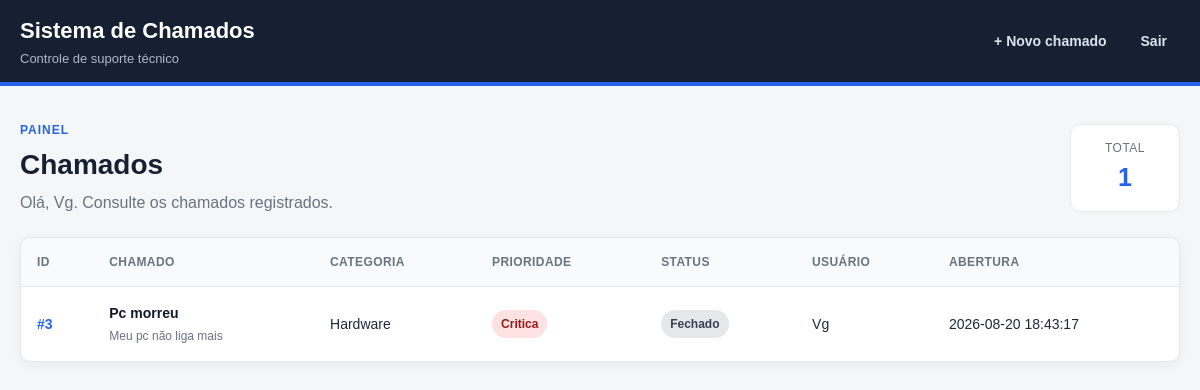
/chamados (signed in), run on the app's committed database.
### tables this page shows
CREATE TABLE chamado (
    id INTEGER PRIMARY KEY AUTOINCREMENT,
    titulo TEXT NOT NULL,
    descricao TEXT NOT NULL,
    prioridade TEXT NOT NULL
        CHECK (prioridade IN ('Baixa', 'Media', 'Alta', 'Critica')),
    status TEXT NOT NULL DEFAULT 'Aberto'
        CHECK (status IN ('Aberto', 'Em andamento', 'Resolvido', 'Fechado')),
    data_abertura TEXT NOT NULL DEFAULT CURRENT_TIMESTAMP,
    data_fechamento TEXT,
    usuario_id INTEGER NOT NULL,
    categoria_id INTEGER NOT NULL,
    FOREIGN KEY (usuario_id) REFERENCES usuario(id),
    FOREIGN KEY (categoria_id) REFERENCES categoria(id)
);

CREATE TABLE categoria (
    id INTEGER PRIMARY KEY AUTOINCREMENT,
    nome TEXT NOT NULL UNIQUE
);

CREATE TABLE usuario (
    id INTEGER PRIMARY KEY AUTOINCREMENT,
    nome TEXT NOT NULL,
    email TEXT NOT NULL UNIQUE,
    senha TEXT NOT NULL,
    perfil TEXT NOT NULL DEFAULT 'usuario'
        CHECK (perfil IN ('usuario', 'analista'))
);

### app.py (the view)
@app.route("/chamados")
@login_required
def chamados():
    connection = get_db_connection()
    if session["usuario_perfil"] == "analista":
        chamados = connection.execute(
            """
            SELECT
                chamado.id,
                chamado.titulo,
                chamado.descricao,
                chamado.prioridade,
                chamado.status,
                chamado.data_abertura,
                usuario.nome AS usuario,
                categoria.nome AS categoria
            FROM chamado

            INNER JOIN usuario
                ON chamado.usuario_id = usuario.id

            INNER JOIN categoria
                ON chamado.categoria_id = categoria.id

            ORDER BY chamado.id DESC
            """
        ).fetchall()
    else:
        chamados = connection.execute(
            """
            SELECT
                chamado.id,
                chamado.titulo,
                chamado.descricao,
                chamado.prioridade,
                chamado.status,
                chamado.data_abertura,
                usuario.nome AS usuario,
                categoria.nome AS categoria
            FROM chamado

            INNER JOIN usuario
                ON chamado.usuario_id = usuario.id

            INNER JOIN categoria
                ON chamado.categoria_id = categoria.id

            WHERE chamado.usuario_id = ?

            ORDER BY chamado.id DESC
            """,
            (session["usuario_id"],)
        ).fetchall()
    connection.close()
    return render_template(
        "chamados.html",
        chamados=chamados
    )

### app.py (called while the page is built)
def login_required(view):
    @wraps(view)
    def wrapped_view(*args, **kwargs):
        if "usuario_id" not in session:
            return redirect(url_for("login"))
        return view(*args, **kwargs)
    return wrapped_view

### database.py (called while the page is built)
def get_db_connection():
    connection = sqlite3.connect(DATABASE)
    connection.row_factory = sqlite3.Row
    connection.execute("PRAGMA foreign_keys = ON")
    return connection

### templates/chamados.html (shortened to what this page needs)
<!DOCTYPE html>
<html lang="pt-BR">
<head>
    <link
        rel="stylesheet"
        href="{{ url_for('static', filename='css/style.css') }}"
    >
</head>
<body>
    <header class="topbar">
        <div class="container topbar-content">
            <div>
                <h1>Sistema de Chamados</h1>
                <p>Controle de suporte técnico</p>
            </div>
            <nav class="nav-menu">
                <a href="{{ url_for('chamado') }}">
                    + Novo chamado
                </a>
                <a href="{{ url_for('logout') }}">
                    Sair
                </a>
            </nav>
        </div>
    </header>
    <main class="container">
        <section class="page-header">
            <div>
                <span class="page-label">PAINEL</span>
                <h2>Chamados</h2>
                <p>
                    Olá, {{ session["usuario_nome"] }}.
                    Consulte os chamados registrados.
                </p>
            </div>
            <div class="total-card">
                <span>Total</span>
                <strong>{{ chamados|length }}</strong>
            </div>
        </section>
        <section class="card">
            {% if chamados %}
                <div class="table-container">
                    <table>
                        <thead>
                            <tr>
                                <th>ID</th>
                                <th>Chamado</th>
                                <th>Categoria</th>
                                <th>Prioridade</th>
                                <th>Status</th>
                                <th>Usuário</th>
                                <th>Abertura</th>
                            </tr>
                        </thead>
                        <tbody>
                            {% for chamado in chamados %}
                                <tr>
                                    <td>
                                        <a
                                            href="{{ url_for('detalhes_chamado', chamado_id=chamado.id) }}"
                                            class="ticket-id">
                                            #{{ chamado.id }}
                                        </a>
                                    </td>
                                    <td>
                                        <div class="ticket-title">
                                            {{ chamado.titulo }}
                                        </div>
                                        <div class="ticket-description">
                                            {{ chamado.descricao }}
                                        </div>
                                    </td>
                                    <td>
                                        {{ chamado.categoria }}
                                    </td>
                                    <td>
                                        <span class="badge priority-{{ chamado.prioridade|lower }}">
                                            {{ chamado.prioridade }}
                                        </span>
                                    </td>
                                    <td>
                                        <span class="badge status-{{ chamado.status|lower|replace(' ', '-') }}">
                                            {{ chamado.status }}
                                        </span>
                                    </td>
                                    <td>
                                        {{ chamado.usuario }}
                                    </td>
                                    <td>
                                        {{ chamado.data_abertura }}
                                    </td>
                                </tr>
                            {% endfor %}
                        </tbody>
                    </table>
                </div>
            {% endif %}
        </section>
    </main>
</body>
</html>

### static/css/style.css (style rules this page uses)
* { margin: 0; padding: 0; box-sizing: border-box; }
body { font-family: Arial, Helvetica, sans-serif; background: #f4f6f8; color: #1f2937; line-height: 1.5; }
a { text-decoration: none; }
.container { width: min(1200px, calc(100% - 40px)); margin: 0 auto; }
.topbar { background: #172033; color: white; border-bottom: 4px solid #2563eb; }
.topbar-content { min-height: 82px; display: flex; align-items: center; justify-content: space-between; gap: 20px; }
.topbar h1 { font-size: 22px; font-weight: 700; }
.topbar p { margin-top: 2px; color: #aeb8c8; font-size: 13px; }
.page-header { display: flex; justify-content: space-between; align-items: center; gap: 20px; margin: 35px 0 22px; }
.page-label { display: block; margin-bottom: 5px; color: #2563eb; font-size: 12px; font-weight: 700; letter-spacing: 1px; }
.page-header h2 { font-size: 28px; color: #172033; }
.page-header p { margin-top: 5px; color: #6b7280; }
.card { background: white; border: 1px solid #e5e7eb; border-radius: 10px; box-shadow: 0 3px 12px rgba(0, 0, 0, 0.05); overflow: hidden; }
.total-card { min-width: 110px; padding: 14px 20px; text-align: center; background: white; border: 1px solid #e5e7eb; border-radius: 10px; }
.total-card span { display: block; color: #6b7280; font-size: 12px; text-transform: uppercase; letter-spacing: 0.5px; }
.total-card strong { display: block; margin-top: 2px; color: #2563eb; font-size: 25px; }
.table-container { width: 100%; overflow-x: auto; }
table { width: 100%; border-collapse: collapse; min-width: 900px; }
thead { background: #f8fafc; }
th { padding: 15px 16px; text-align: left; color: #6b7280; border-bottom: 1px solid #e5e7eb; font-size: 12px; text-transform: uppercase; letter-spacing: 0.4px; }
td { padding: 16px; border-bottom: 1px solid #eef0f2; font-size: 14px; vertical-align: middle; }
tbody tr:last-child td { border-bottom: 0; }
.ticket-id { color: #2563eb; font-weight: 700; }
.ticket-title { color: #111827; font-weight: 600; }
.ticket-description { max-width: 280px; margin-top: 3px; overflow: hidden; color: #6b7280; font-size: 12px; text-overflow: ellipsis; white-space: nowrap; }
.badge { display: inline-flex; align-items: center; padding: 5px 9px; border-radius: 20px; font-size: 12px; font-weight: 600; white-space: nowrap; }
.priority-critica { background: #fee2e2; color: #991b1b; }
.status-fechado { background: #e5e7eb; color: #374151; }
.nav-menu { display: flex; align-items: center; gap: 8px; }
.nav-menu a { padding: 9px 13px; border-radius: 6px; color: #dbe3ef; font-size: 14px; font-weight: 600; transition: 0.2s; }

### data on the page
chamado: id "3", titulo "Pc morreu", descricao "Meu pc não liga mais", categoria "Hardware", prioridade "Critica", status "Fechado", usuario "Vg", data_abertura "2026-08-20 18:43:17"

### other printed values
{{ session["usuario_nome"] }} "Vg"
{{ chamados|length }} "1"
